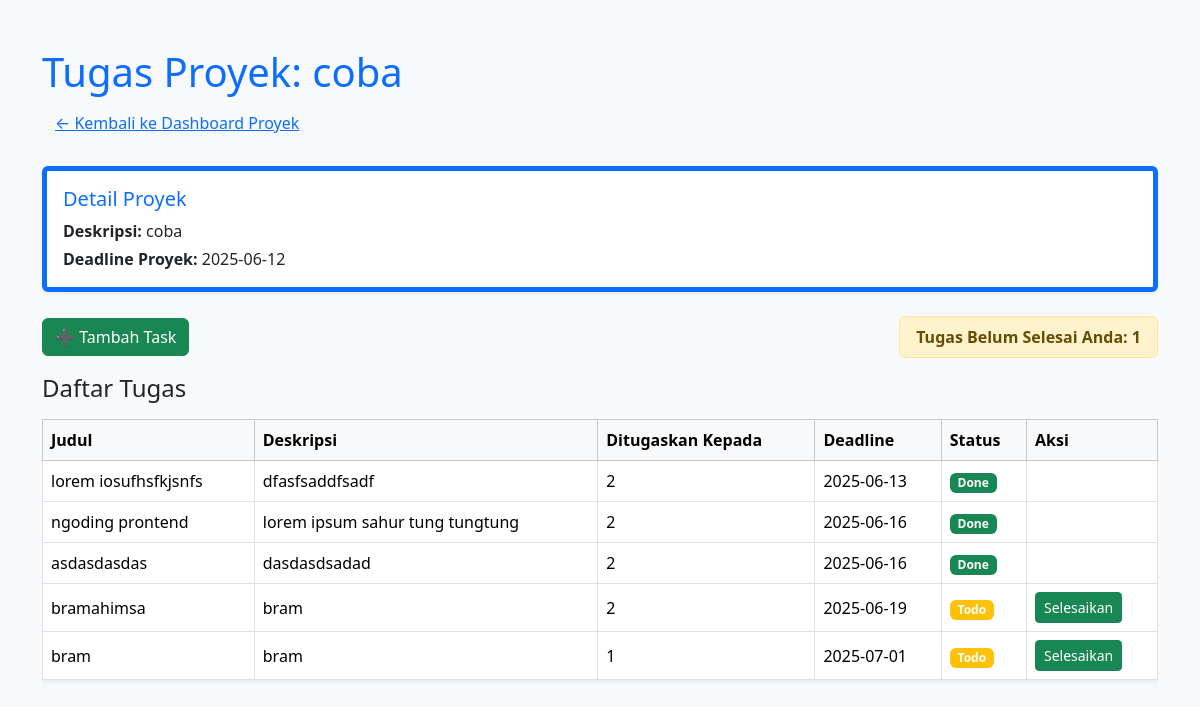
The page /index.php?route=project_tasks&project_id=4 (signed in) on the database its author committed.
### tables this page shows
CREATE TABLE `projects` (
  `id` int NOT NULL,
  `nama_projek` varchar(150) DEFAULT NULL,
  `deskripsi` text,
  `user_id` int DEFAULT NULL,
  `deadline` date DEFAULT NULL,
  `status` enum('planning','ongoing','done','canceled') DEFAULT NULL,
  `dibuat_pada` datetime DEFAULT CURRENT_TIMESTAMP
);

CREATE TABLE `tasks` (
  `id` int NOT NULL,
  `project_id` int DEFAULT NULL,
  `judul` varchar(150) DEFAULT NULL,
  `deskripsi` text,
  `assigned_to` int DEFAULT NULL,
  `status` enum('todo','in_progress','done') DEFAULT NULL,
  `deadline` date DEFAULT NULL,
  `dibuat_pada` datetime DEFAULT CURRENT_TIMESTAMP
);

### models/project.php (called while the page is built, shortened)
<?php
function getProjectById($project_id, $pdo) {
    try {
        $stmt = $pdo->prepare("SELECT id, nama_projek, deskripsi, deadline, user_id FROM projects WHERE id = ?");
        $stmt->execute([$project_id]);
        return $stmt->fetch(PDO::FETCH_ASSOC);
    } catch (PDOException $e) {
        error_log("Error getting project by ID: " . $e->getMessage());
        return null;
    }
}
?>

### models/task.php (called while the page is built, shortened)
<?php
function getTasksByProjectId($project_id, $pdo) {
    try {
        $stmt = $pdo->prepare("SELECT id, project_id, judul, deskripsi, assigned_to, status, deadline FROM tasks WHERE project_id = ? ORDER BY deadline ASC");
        $stmt->execute([$project_id]);
        return $stmt->fetchAll(PDO::FETCH_ASSOC);
    } catch (PDOException $e) {
        error_log("Error getting tasks by project ID: " . $e->getMessage());
        return [];
    }
}
function getPendingTasksCountForProjectAndUser($project_id, $user_id, $pdo) {
    try {
        $stmt = $pdo->prepare("SELECT COUNT(id) AS pending_count
                               FROM tasks
                               WHERE project_id = ?
                                 AND assigned_to = ?
                                 AND status != 'done'");
        $stmt->execute([$project_id, $user_id]);
        $result = $stmt->fetch(PDO::FETCH_ASSOC);
        return $result['pending_count'] ?? 0;
    } catch (PDOException $e) {
        error_log("Error getting pending tasks count for project and user: " . $e->getMessage());
        return 0;
    }
}
?>

### views/project_tasks.php (the view, shortened to what this page needs)
<?php
$project_id = $_GET['project_id'] ?? null;
$project = getProjectById($project_id, $pdo);
$tasks = getTasksByProjectId($project_id, $pdo);
$pendingTasksCount = getPendingTasksCountForProjectAndUser($project_id, $_SESSION['user_id'], $pdo);
?>
<!DOCTYPE html>
<html lang="id">
<head>
    <link href="https://cdn.jsdelivr.net/npm/bootstrap@5.3.2/dist/css/bootstrap.min.css" rel="stylesheet">
</head>
<body class="bg-light">
    <div class="container py-5">
        <div class="mb-4">
            <h1 class="text-primary">Tugas Proyek: <?= htmlspecialchars($project['nama_projek']); ?></h1>
            <a href="index.php?route=dashboard" class="btn btn-link">← Kembali ke Dashboard Proyek</a>
        </div>
        <div class="card mb-4 border-start border-primary border-5 shadow-sm">
            <div class="card-body">
                <h5 class="card-title text-primary">Detail Proyek</h5>
                <p class="mb-1"><strong>Deskripsi:</strong> <?= htmlspecialchars($project['deskripsi']); ?></p>
                <p class="mb-0"><strong>Deadline Proyek:</strong> <?= htmlspecialchars($project['deadline']); ?></p>
            </div>
        </div>
        <div class="d-flex justify-content-between align-items-center mb-3">
            <a href="index.php?route=tambah_task&project_id=<?= htmlspecialchars($project['id']); ?>"
                class="btn btn-success">➕ Tambah Task</a>
            <div class="alert alert-warning py-2 px-3 mb-0 fw-semibold">Tugas Belum Selesai Anda:
                <?= $pendingTasksCount; ?></div>
        </div>
        <h4 class="mb-3">Daftar Tugas</h4>
        <?php if (count($tasks) === 0): ?>
            <div class="alert alert-info">Belum ada tugas. <a
                    href="index.php?route=tambah_task&project_id=<?= htmlspecialchars($project['id']); ?>"
                    class="alert-link">Tambah task baru</a>.</div>
        <?php else: ?>
            <div class="table-responsive">
                <table class="table table-bordered align-middle shadow-sm">
                    <thead class="table-light">
                        <tr>
                            <th>Judul</th>
                            <th>Deskripsi</th>
                            <th>Ditugaskan Kepada</th>
                            <th>Deadline</th>
                            <th>Status</th>
                            <th>Aksi</th>
                        </tr>
                    </thead>
                    <tbody>
                        <?php foreach ($tasks as $task): ?>
                            <tr>
                                <td><?= htmlspecialchars($task['judul']); ?></td>
                                <td><?= htmlspecialchars($task['deskripsi']); ?></td>
                                <td><?= htmlspecialchars($task['assigned_to']); ?></td>
                                <td><?= htmlspecialchars($task['deadline']); ?></td>
                                <td>
                                    <?php
                                    $statusClass = match ($task['status']) {
                                        'done' => 'success',
                                        'inprogress' => 'primary',
                                        default => 'warning'
                                    };
                                    ?>
                                    <span
                                        class="badge bg-<?= $statusClass ?>"><?= htmlspecialchars(ucfirst($task['status'])); ?></span>
                                </td>
                                <td>
                                    <?php if ($task['status'] !== 'done'): ?>
                                        <form action="index.php?route=tambah_task" method="POST" class="d-inline">
                                            <button type="submit" name="selesaikan_task"
                                                class="btn btn-sm btn-success">Selesaikan</button>
                                        </form>
                                    <?php endif; ?>
                                </td>
                            </tr>
                        <?php endforeach; ?>
                    </tbody>
                </table>
            </div>
        <?php endif; ?>
    </div>
</body>
</html>

### rows shown on the page
projects: nama_projek "coba", deskripsi "coba", deadline "2025-06-12"
tasks: judul "lorem iosufhsfkjsnfs", deskripsi "dfasfsaddfsadf", assigned_to "2", deadline "2025-06-13", status "Done"
tasks: judul "ngoding prontend", deskripsi "lorem ipsum sahur tung tungtung", assigned_to "2", deadline "2025-06-16", status "Done"
tasks: judul "asdasdasdas", deskripsi "dasdasdsadad", assigned_to "2", deadline "2025-06-16", status "Done"
tasks: judul "bramahimsa", deskripsi "bram", assigned_to "2", deadline "2025-06-19", status "Todo"
tasks: judul "bram", deskripsi "bram", assigned_to "1", deadline "2025-07-01", status "Todo"

### other values the page prints
$pendingTasksCount "1"
